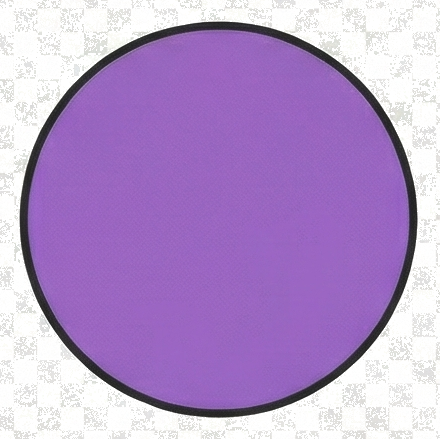
#> input picture assets/Purple.png, 440 x 440 px
$ python eval_fringe_removal.py ../assets/Purple.png   (older library calls are emulated)
#> lines starting #> are read from the running program, lines starting #| are printed output that depends on the picture; after the words box and inside, x2 and y2 are one past the last pixel; in counts of white or black regions, pixels touching at a corner belong together
#> in read_rgb, bgr is the input picture: shape (440, 440, 3); mean B, G, R 204.3, 151.7, 181.7
### cores/fringe_removal.py
"""
Advanced Chromatic Aberration and Purple Fringe Removal - v2.3

Failure-aware improvements:
1. Limit correction to edge-polarity-consistent fringe regions
2. Protect broad genuine-purple objects (flowers/signs/fabrics)
3. Replace hard channel swapping with gradual chroma attenuation
"""

import logging

import numpy as np
import cv2
from typing import Tuple


class FringeRemoverFast:
    """
    Ultra-fast chromatic aberration removal with wide fringe support.
    """

    def __init__(self,
                 purple_amount: float = 1.8,
                 purple_hue_lo: float = 230,
                 purple_hue_hi: float = 310,
                 green_amount: float = 1.5,
                 green_hue_lo: float = 40,
                 # 緑の葉(hue~80-140°)を誤って緑フリンジ扱いして「オレンジ化」させないよう上限を下げる。
                 # 本来の黄緑フリンジ(~40-75°)は範囲内に残る。
                 green_hue_hi: float = 75,
                 lateral_correction: bool = False,
                 edge_threshold: float = 0.10,
                 min_saturation: float = 0.30,
                 fringe_width: int = 4):
        """
        Initialize fast fringe remover.
        """
        self.purple_amount = np.clip(purple_amount, 0, 10)  # Extended range
        self.purple_hue_lo = purple_hue_lo
        self.purple_hue_hi = purple_hue_hi
        self.green_amount = np.clip(green_amount, 0, 10)  # Extended range
        self.green_hue_lo = green_hue_lo
        self.green_hue_hi = green_hue_hi
        self.lateral_correction = lateral_correction
        self.edge_threshold = edge_threshold
        self.min_saturation = min_saturation
        self.fringe_width = np.clip(fringe_width, 1, 100)  # Extended range

    def remove_fringe(self, image: np.ndarray, roi_mask: np.ndarray = None) -> np.ndarray:
        """
        Remove chromatic aberration - ULTRA FAST version.
        """
        # Validate and clip input
        if image.dtype != np.float32:
            image = image.astype(np.float32)

        if image.ndim != 3 or image.shape[2] != 3:
            raise ValueError("Input image must be RGB with shape (H, W, 3)")

        # Clip to valid range (allow > 1.0 on input, will clip on output)
        result = np.clip(image, 0, None)

        # Optional: Lateral chromatic aberration correction (minimal, fast)
        if self.lateral_correction:
            result = self._correct_lateral_ca_fast(result)

        # Axial chromatic aberration (fringe) removal - OPTIMIZED
        result = self._remove_axial_ca_fast(result, roi_mask=roi_mask)

        # Keep HDR headroom (no final clipping).
        return result

    # [6 lines left out: function _correct_lateral_ca_fast, not called in this run]

    def _remove_axial_ca_fast(self, image: np.ndarray, roi_mask: np.ndarray = None) -> np.ndarray:
        """
        Failure-aware axial chromatic aberration removal.

        Baseline failure categories addressed:
        - False positive desaturation on non-fringe colors
        - Missed correction on weak/wide purple fringes
        - Over-correction on genuine broad purple objects
        """
        r, g, b = image[:, :, 0], image[:, :, 1], image[:, :, 2]
        maxc = np.maximum(np.maximum(r, g), b)
        minc = np.minimum(np.minimum(r, g), b)
        deltac = maxc - minc
        s = np.where(maxc > 1e-6, deltac / (maxc + 1e-10), 0)
        luminance = 0.299 * r + 0.587 * g + 0.114 * b
        edge_info = self._compute_edge_features(luminance)

        if self.purple_amount > 0:
            purple_mask = self._create_purple_mask_fast(
                image,
                edge_info=edge_info,
                maxc=maxc,
                minc=minc,
                deltac=deltac,
                s=s,
                roi_mask=roi_mask,
            )
            if purple_mask.max() > 0.01:
                image = self._correct_purple_fringe_fast(image, purple_mask)

        if self.green_amount > 0:
            green_mask = self._create_green_mask_fast(
                image,
                edge_info=edge_info,
                maxc=maxc,
                minc=minc,
                deltac=deltac,
                s=s,
                roi_mask=roi_mask,
            )
            if green_mask.max() > 0.01:
                image = self._correct_green_fringe_fast(image, green_mask)

        return image

    def _adaptive_percentile(self, values: np.ndarray, percentile: float, default: float) -> float:
        finite = values[np.isfinite(values)]
        if finite.size == 0:
            return default
        return float(np.percentile(finite, percentile))

    def _compute_edge_features(self, luminance: np.ndarray) -> dict:
        # Fast edge estimation (np.diff is cheaper than Sobel).
        grad_y = np.abs(np.diff(luminance, axis=0, prepend=luminance[0:1]))
        grad_x = np.abs(np.diff(luminance, axis=1, prepend=luminance[:, 0:1]))
        gradient = grad_x + grad_y
        grad_norm = gradient / (float(gradient.max()) + 1e-6)
        grad_norm = np.clip(grad_norm, 0.0, 1.0)

        edge_t = max(self.edge_threshold, self._adaptive_percentile(grad_norm, 86.0, self.edge_threshold))
#> edge_t = 0.1
        edges = (grad_norm >= edge_t).astype(np.float32)
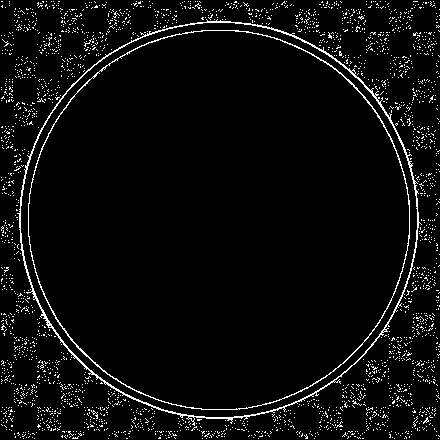
#> edges: shape (440, 440) float32; values 0 (black) and 1 (white), 4.8% white in thin lines or dots

        radius = max(1, int(min(self.fringe_width, 6)))
        size = radius * 2 + 1
        kernel = cv2.getStructuringElement(cv2.MORPH_ELLIPSE, (size, size))
        edge_band = cv2.dilate(edges.astype(np.uint8), kernel).astype(np.float32)
#> edge_band: shape (440, 440) float32; values 0 (black) and 1 (white), 35.4% white; 1 white region, box (x1, y1, x2, y2) and area: (0, 0, 440, 440) 68568

        local_max = cv2.dilate(luminance, kernel)
        local_min = cv2.erode(luminance, kernel)
        local_contrast = np.maximum(local_max - local_min, 0)
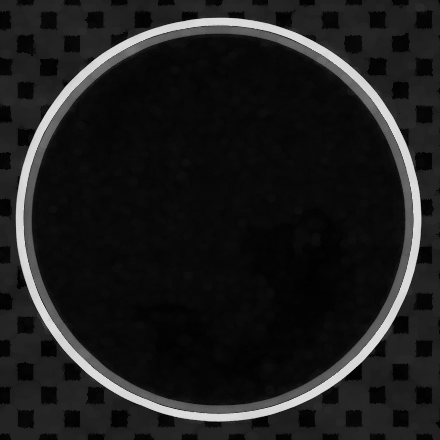
#> local_contrast: shape (440, 440) float32; min 0, max 0.863, mean 0.117
        contrast_t = self._adaptive_percentile(local_contrast, 75.0, 0.05)
#> contrast_t = 0.127
        contrast_gate = (local_contrast >= max(0.02, contrast_t)).astype(np.float32)
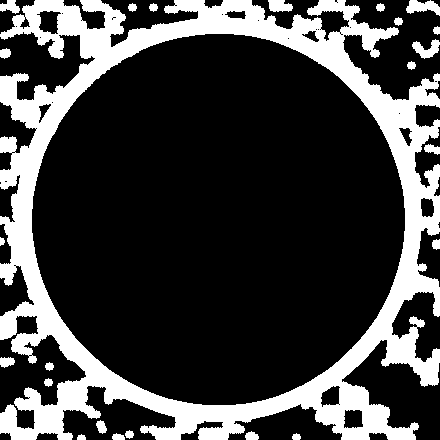
#> contrast_gate: shape (440, 440) float32; values 0 (black) and 1 (white), 25.1% white; 24 white regions, largest, box (x1, y1, x2, y2) and area: (0, 0, 440, 440) 46194, (406, 0, 440, 16) 330, (412, 39, 440, 59) 291

        bright_t = self._adaptive_percentile(luminance, 92.0, 0.7)
#> bright_t = 1
        bright_nearby = (local_max > max(0.5, bright_t)).astype(np.float32)
#> bright_nearby: shape (440, 440) float32; every value is 0

        # Fringe tends to appear on the darker side of bright-dark transitions.
        side_delta_t = self._adaptive_percentile(local_contrast[edge_band > 0], 55.0, 0.05)
#> side_delta_t = 0.139
        dark_side = (luminance < (local_max - max(0.03, side_delta_t * 0.5))).astype(np.float32)
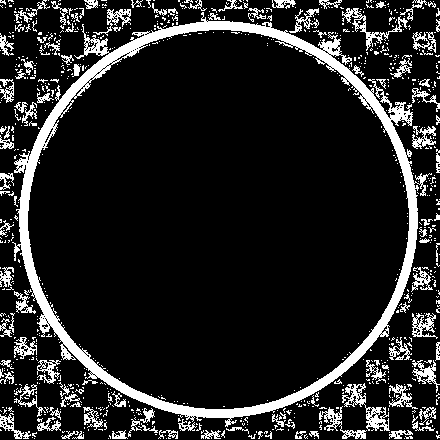
#> dark_side: shape (440, 440) float32; values 0 (black) and 1 (white), 14% white; 815 white regions (697 under 20 px), largest, box (x1, y1, x2, y2) and area: (12, 12, 432, 427) 13661, (342, 383, 390, 431) 635, (342, 8, 408, 51) 500
#> in _remove_axial_ca_fast, `edge_info = self._compute_edge_features(luminance)`: edge_info = 6 items

        return {
            "edges": edges,
            "edge_band": edge_band,
            "contrast": local_contrast,
            "contrast_gate": contrast_gate,
            "bright_nearby": bright_nearby,
            "dark_side": dark_side,
        }

    def _finalize_mask_strict(self, raw_mask: np.ndarray, edge_band: np.ndarray) -> np.ndarray:
        # Conservative automatic mode: binary mask, strictly edge-limited.
        mask = ((raw_mask > 0.10) & (edge_band > 0)).astype(np.uint8)
        if not mask.any():
            return mask.astype(np.float32)
        # テクスチャ上の孤立スペック(色ノイズ起因の誤検出)を除去する。本物のフリンジは
        # 輪郭沿いに連続して帯状になるため、微小な連結成分(面積 < min_area)だけ落とす。
        # これで「テクスチャに変な色が散発する」誤補正を防ぎつつ、連続したフリンジは残す。
        num, labels, stats, _ = cv2.connectedComponentsWithStats(mask, connectivity=8)
        min_area = 4
        keep = stats[:, cv2.CC_STAT_AREA] >= min_area
        keep[0] = False  # 背景ラベルは除外
        return keep[labels].astype(np.float32)

    def _compute_hue(self, r: np.ndarray, g: np.ndarray, b: np.ndarray, deltac: np.ndarray, maxc: np.ndarray) -> np.ndarray:
        h = np.zeros_like(maxc, dtype=np.float32)
        valid = deltac > 1e-6
#> valid: shape (440, 440) bool; 76.7% white; black in thin lines or dots
        mask_r = (maxc == r) & valid
#> mask_r: shape (440, 440) bool; 11.1% white in thin lines or dots
        mask_g = (maxc == g) & valid
#> mask_g: shape (440, 440) bool; 8.8% white in thin lines or dots
        mask_b = (maxc == b) & valid
#> mask_b: shape (440, 440) bool; 62.2% white; 5 black regions (4 under 20 px), largest, box (x1, y1, x2, y2) and area: (0, 0, 440, 440) 73203

        h[mask_r] = 60 * (((g[mask_r] - b[mask_r]) / (deltac[mask_r] + 1e-10)) % 6)
        h[mask_g] = 60 * (((b[mask_g] - r[mask_g]) / (deltac[mask_g] + 1e-10)) + 2)
#> h: shape (440, 440) float32; min 0, max 351.4, mean 10.9
        h[mask_b] = 60 * (((r[mask_b] - g[mask_b]) / (deltac[mask_b] + 1e-10)) + 4)
        return h % 360

    def _create_purple_mask_fast(
        self,
        image: np.ndarray,
        edge_info: dict,
        maxc: np.ndarray = None,
        minc: np.ndarray = None,
        deltac: np.ndarray = None,
        s: np.ndarray = None,
        roi_mask: np.ndarray = None,
    ) -> np.ndarray:
        if edge_info["edge_band"].max() <= 0:
            return edge_info["edge_band"]
        r, g, b = image[:, :, 0], image[:, :, 1], image[:, :, 2]

        if maxc is None or minc is None:
            maxc = np.maximum(np.maximum(r, g), b)
            minc = np.minimum(np.minimum(r, g), b)
        if deltac is None:
            deltac = maxc - minc
        if s is None:
            s = np.where(maxc > 1e-6, deltac / (maxc + 1e-10), 0)

        h = self._compute_hue(r, g, b, deltac, maxc)
        if self.purple_hue_lo < self.purple_hue_hi:
            hue_mask = ((h >= self.purple_hue_lo) & (h <= self.purple_hue_hi)).astype(np.float32)
#> hue_mask: shape (440, 440) float32; values 0 (black) and 1 (white), 61.9% white; 4 black regions (3 under 20 px), largest, box (x1, y1, x2, y2) and area: (0, 0, 440, 440) 73805
        else:
            hue_mask = ((h >= self.purple_hue_lo) | (h <= self.purple_hue_hi)).astype(np.float32)

        purple_excess = ((r + b) * 0.5) - g
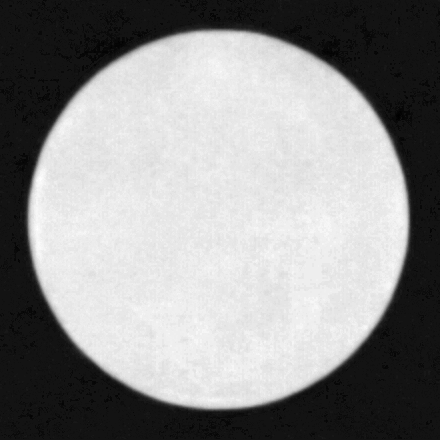
#> purple_excess: shape (440, 440) float32; min -0.0255, max 0.308, mean 0.162; drawn with min black and max white
        edge_pixels = purple_excess[edge_info["edge_band"] > 0]
        purple_t = max(0.003, self._adaptive_percentile(edge_pixels, 52.0, 0.008))
#> purple_t = 0.003
        purple_strength = np.clip((purple_excess - purple_t) / (purple_t + 1e-6), 0.0, 1.0)
        min_rb = np.minimum(r, b)
        max_rb = np.maximum(r, b)
        rb_ratio = min_rb / (max_rb + 1e-6)
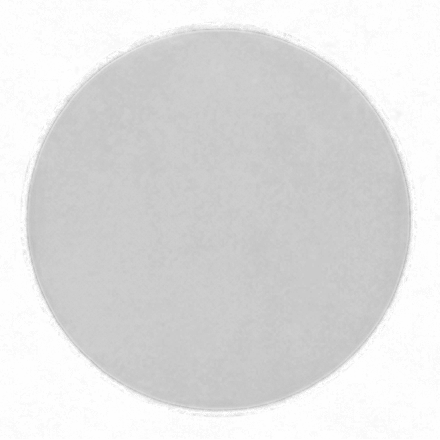
#> rb_ratio: shape (440, 440) float32; min 0.734, max 1, mean 0.876

        # Permissive enough to catch fringe, strict enough to avoid broad color edits.
        purple_floor = max(0.001, purple_t * 0.10)
#> purple_floor = 0.001
        purple_profile = (((r + b) - (2.0 * g)) > (-1.5 * purple_floor)).astype(np.float32)
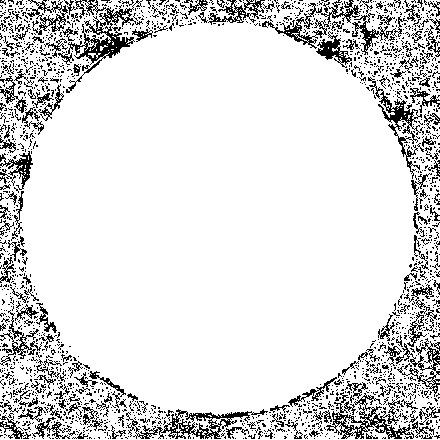
#> purple_profile: shape (440, 440) float32; values 0 (black) and 1 (white), 86.8% white; black in thin lines or dots
        sky_blue_like = ((h >= 200) & (h <= 248) & (b > g) & (g >= (r * 0.95))).astype(np.float32)
#> sky_blue_like: shape (440, 440) float32; values 0 (black) and 1 (white), 0.66% white in thin lines or dots
        sky_flat = (edge_info["contrast"] < 0.18).astype(np.float32)
#> sky_flat: shape (440, 440) float32; values 0 (black) and 1 (white), 89.4% white; 1 black region, box (x1, y1, x2, y2) and area: (15, 17, 422, 422) 20587
#> (the rest of the program and of its run is left out)
